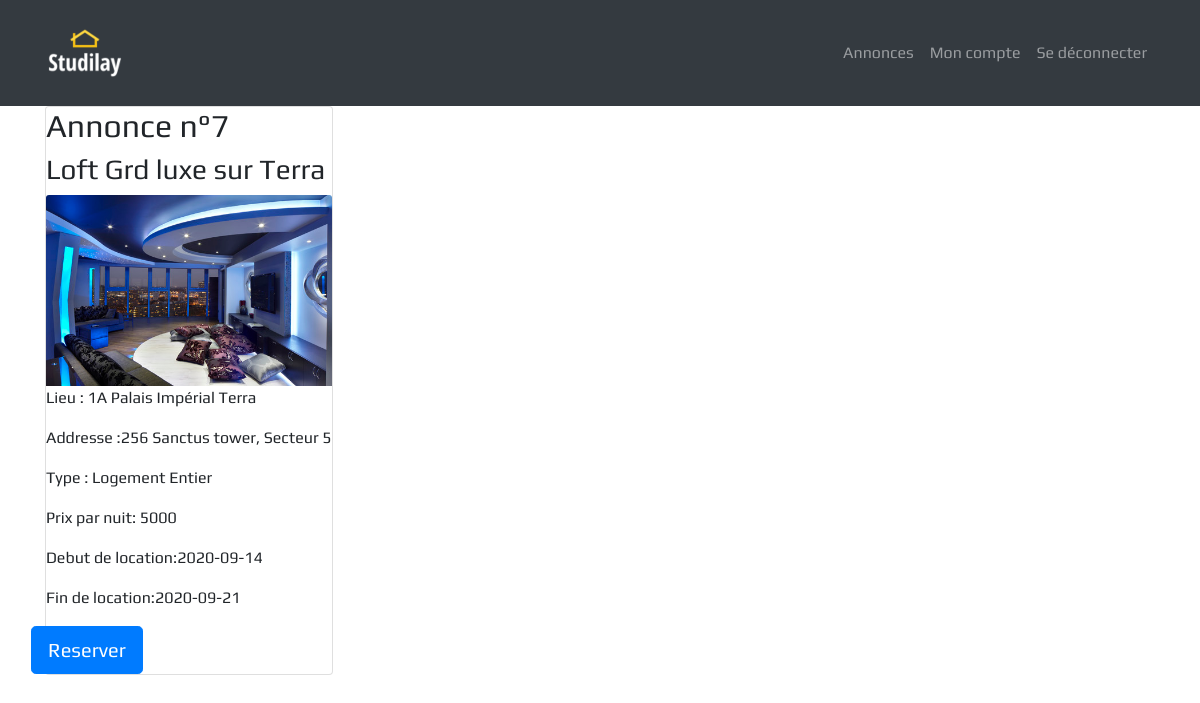
The page /annonce.php?id=7 (signed in) on the database its author committed.
### tables this page shows
CREATE TABLE `annonces` (
  `id` int(11) NOT NULL,
  `title` varchar(50) NOT NULL,
  `description` text NOT NULL,
  `city` varchar(50) NOT NULL,
  `category` varchar(50) NOT NULL,
  `image_url` varchar(255) NOT NULL,
  `address_article` varchar(255) NOT NULL,
  `active` int(1) NOT NULL DEFAULT 1,
  `price` int(255) NOT NULL,
  `author_article` int(11) NOT NULL,
  `start_date` date NOT NULL,
  `end_date` date NOT NULL,
  `publish_date` timestamp NOT NULL DEFAULT current_timestamp()
);

### inc/functions.php (the view, shortened to what this page needs)
        <?php
function displayAnnonce($id){
    global $db;
    $sql = $db->query("SELECT * FROM annonces WHERE id = $id");
    $sql->setFetchMode(PDO::FETCH_ASSOC);
        while($row = $sql->fetch()){
        ?>
        <div class="col-12">
            <div class="card" style="width: 18rem;">
                <h2>Annonce n°<?= $row['id'] ; ?></h2>
                <h3><?= $row['title'] ; ?></h3>
                <img class="card-img-top" src="assets/uploads/<?= $row['image_url'] ; ?>" alt="img">
                <p>Lieu : <?= $row['city'] ; ?></p>
                <p>Addresse :<?= $row['address_article'] ; ?></p>
                <p>Type : <?= $row['category'] ; ?></p>
                <p>Prix par nuit: <?= $row['price'] ; ?></p>
                <p>Debut de location:<?= $row['start_date'] ; ?></p>
                <p>Fin de location:<?= $row['end_date'] ; ?></p>
                <div class='row'>
                <a href="reservation.php?id=<?= $row['id'] ?>" class="btn btn-primary btn-lg">Reserver</a>
                </div>
            </div>
        </div>
        <?php
        }
}
        ?>

### assets/css/main.css (style rules this page uses)
* { margin: 0; padding: 0; text-decoration: none; font-family: "Play", sans-serif; }

### rows shown on the page
annonces: id "7", title "Loft Grd luxe sur Terra", image_url (picture), city "1A Palais Impérial Terra", address_article "256 Sanctus tower, Secteur 5", category "Logement Entier", price "5000", start_date "2020-09-14", end_date "2020-09-21"
